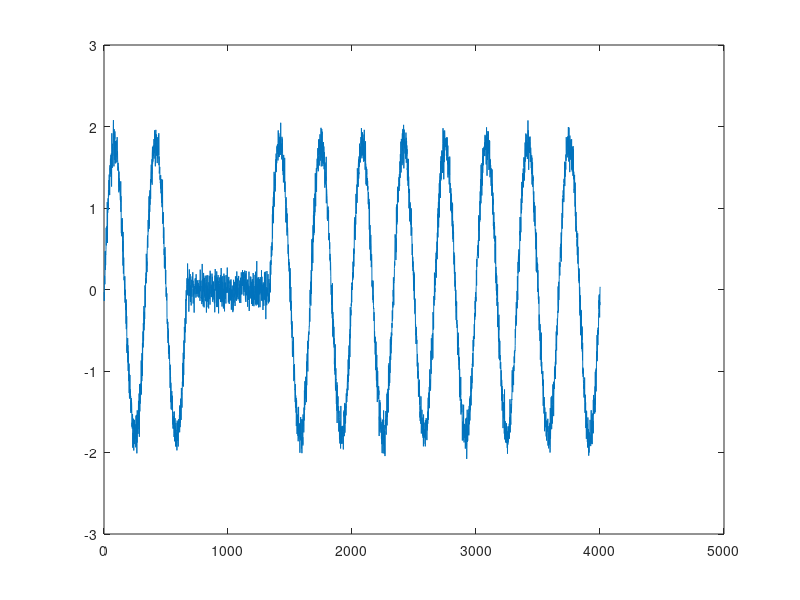

This figure's MATLAB source:
clear all;
close all;
clc;
A=1.8;
t1=4*pi;
t2=8*pi;
alfa=1;
DB = 20;

################# Interrupcion ##############################################
t=[0:(24*pi)/4000:24*pi];
xinterrupcion=A*(1-alfa*(((t-t1)>0)-((t-t2)>0))).*sin(t);
xruido=awgn(xinterrupcion,DB,'measured');
energia1=(xinterrupcion*xinterrupcion')/length(xinterrupcion);
ruido=xruido-xinterrupcion;
energia2=(ruido*ruido')/length(ruido);
plot(xruido);
snr=sqrt(energia1/energia2)
snrDB=20*log10(snr)
%hold on;
csvwrite('interrupcion.csv', xruido);

################# Sag ##############################################
alfa=0.2;
xsag=A*(1-alfa*(((t-t1)>0)-((t-t2)>0))).*sin(t);
xruido=awgn(xsag,DB,'measured');
##energia1=(xsag*xsag')/length(xsag);
##ruido=xruido-xsag;
##energia2=(ruido*ruido')/length(ruido);
##plot(xruido);
##snr=sqrt(energia1/energia2)
##snrDB=20*log10(snr)
csvwrite('sag.csv', xruido);

################# Swell ##############################################
alfa=0.8;
xswell=A*(1+alfa*(((t-t1)>0)-((t-t2)>0))).*sin(t);
xruido=awgn(xswell,DB,'measured');
##energia1=(xswell*xswell')/length(xswell);
##ruido=xruido-xswell;
##energia2=(ruido*ruido')/length(ruido);
##plot(xruido);
##snr=sqrt(energia1/energia2)
##snrDB=20*log10(snr)
csvwrite('swell.csv', xruido);

################# Armonicos ##############################################
alfa2=0.1;
xharmonics=A*((sin(t))+(alfa2*sin(20*t)));
xruido=awgn(xharmonics,DB,'measured');
##energia1=(xharmonics*xharmonics')/length(xharmonics);
##ruido=xruido-xharmonics;
##energia2=(ruido*ruido')/length(ruido);
##plot(xruido);
##snr=sqrt(energia1/energia2)
##snrDB=20*log10(snr)
csvwrite('armonicos.csv', xruido);

################# Flicker ##############################################
alfa=0.1;
beta=20;
xflicker=A*(1+alfa*sin(beta*t)).*sin(t);
xruido=awgn(xflicker,DB,'measured');
##energia1=(xflicker*xflicker')/length(xflicker);
##ruido=xruido-xflicker;
##energia2=(ruido*ruido')/length(ruido);
##plot(xruido);
##snr=sqrt(energia1/energia2)
##snrDB=20*log10(snr)
csvwrite('flicker.csv', xruido);

################# Transitorios ##############################################
t1=4*pi;
t2=5*pi;
alfa=0.8;
betha=5;
%xtransients=A*(sin(t)+alfa*(exp(-(t-t1)./0.004)).*(((t-t1)>0)-((t-t2)>0)).*(sin(300*t)));
xtransients=A*(sin(t)+alfa*sin(betha*t).*(exp(-(t-t1)/0.004)).*(((t-t1)>0)-((t-t2)>0)));
xruido=awgn(xtransients,DB,'measured');
#energia1=(xtransients*xtransients')/length(xtransients);
#ruido=xruido-xtransients;
#energia2=(ruido*ruido')/length(ruido);
#plot(xruido);
#snr=sqrt(energia1/energia2)
#snrDB=20*log10(snr)
csvwrite('transients.csv', xruido);